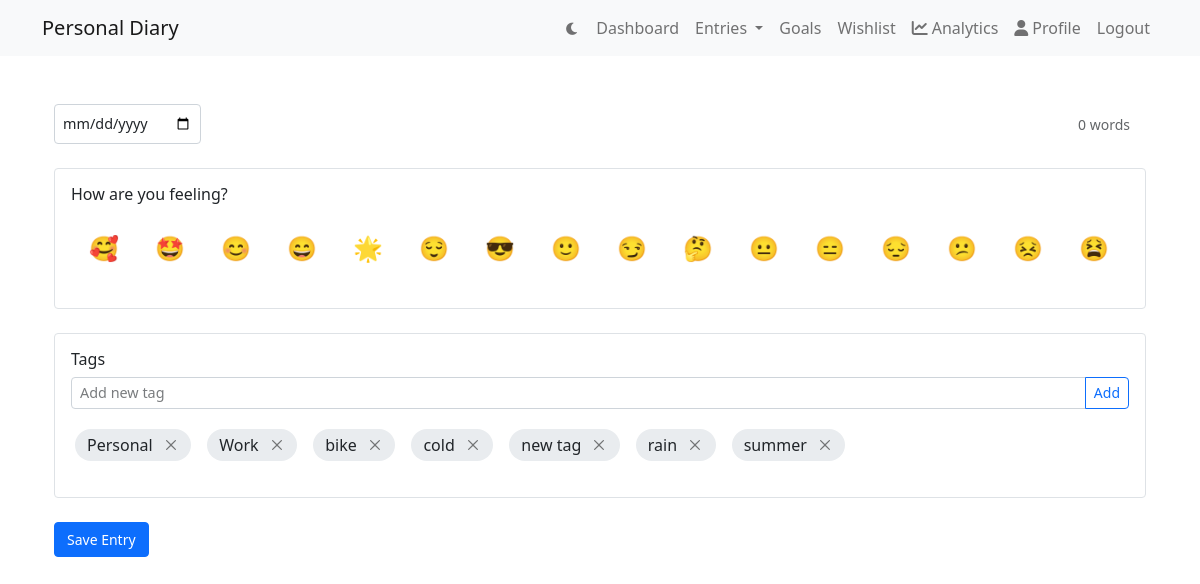
The page /entry/ (signed in) on the database as committed earlier.
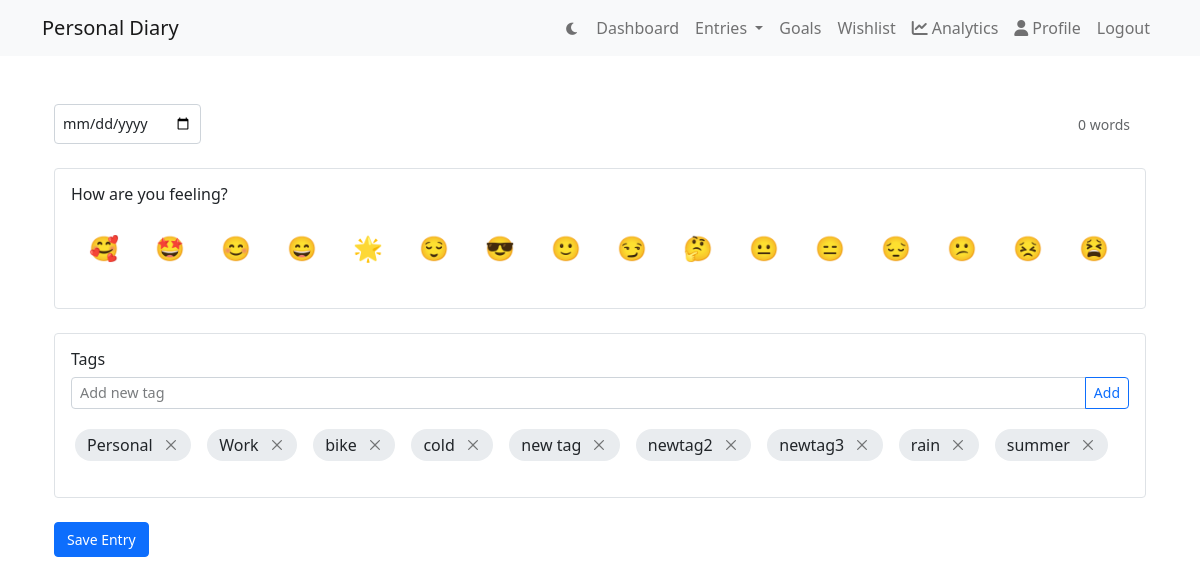
The same page on the database as committed later.
### diary/models.py (models this page shows, shortened)
class Tag(models.Model):
    user = models.ForeignKey(User, on_delete=models.CASCADE)
    name = models.CharField(max_length=50)
    created_at = models.DateTimeField(auto_now_add=True)
    class Meta:
        unique_together = ['user', 'name']
        ordering = ['name']

### diary/views.py (the view, shortened to what this page needs)
# urls.py: path('entry/', views.entry_create, name='entry-create'),
@login_required
def entry_create(request):
    today = timezone.now().date()
    today_mood = DailyMood.objects.filter(
        user=request.user,
        date=today
    ).first()
    context = {
        'emoji_suggestions': ['🥰', '🤩', '😊', '😄', '🌟', '😌', '😎', '🙂', '😏',
                              '🤔', '😐', '😑', '😔', '😕', '😣', '😫', '😤', '😠', '😢', '😭'],
        'user_tags': Tag.objects.filter(user=request.user),
        'dark_mode': request.user.profile.dark_mode,
        'today_mood': today_mood,  # Add today's mood to context
        'is_new_entry': True  # Add this flag
    }
    return render(request, 'diary/entry_form.html', context)

### diary/templates/diary/entry_form.html (shortened to what this page needs)
{% extends "diary/layout.html" %}
{% block extra_head %}
<link href="https://cdn.quilljs.com/1.3.6/quill.snow.css" rel="stylesheet">
{% endblock %}
{% block content %}
<div class="container py-4">
    <form id="entry-form" method="POST">
        <div class="mb-4 d-flex justify-content-between align-items-center">
            <input type="date" class="form-control w-auto"
                   value="{{ entry.created_at|date:'Y-m-d' }}" name="entry_date">
            <div>
                <span class="word-count">0 words</span>
            </div>
        </div>
        <div class="card mb-4">
            <div class="card-body">
                <h6>How are you feeling?</h6>
                <div class="emoji-picker-container">
                    <div class="d-flex gap-3 flex-wrap emoji-container">
                        {% for emoji in emoji_suggestions %}
                            <span class="emoji-option fs-4
                                {% if not is_new_entry and entry and emoji == entry.emoji_of_day %}selected{% endif %}"
                                  role="button"
                                  data-emoji="{{ emoji }}">{{ emoji }}</span>
                        {% endfor %}
                    </div>
                </div>
            </div>
        </div>
        <div class="card mt-4">
            <div class="card-body">
                <h6>Tags</h6>
                <div class="mb-3">
                    <div class="input-group">
                        <input type="text" class="form-control" id="new-tag-input"
                               placeholder="Add new tag">
                        <button class="btn btn-outline-primary" type="button"
                                id="add-tag-btn">Add</button>
                    </div>
                </div>
                <div class="tag-container" id="tag-container">
                    {% for tag in user_tags %}
                        <div class="tag-item" data-tag-id="{{ tag.id }}">
                            <span class="tag {% if not is_new_entry and tag.id|stringformat:'i' in selected_tags %}selected{% endif %}"
                                  data-tag-id="{{ tag.id }}"
                                  role="button">
                                {{ tag.name }}
                                <button type="button" class="btn-close btn-close-sm tag-delete"
                                        aria-label="Delete tag"
                                        onclick="deleteTag({{ tag.id }}, '{{ tag.name }}')"
                                        style="font-size: 0.6em; margin-left: 5px;">
                                </button>
                            </span>
                        </div>
                    {% endfor %}
                </div>
            </div>
        </div>
        <div class="mt-4">
            <button type="submit" class="btn btn-primary">Save Entry</button>
        </div>
    </form>
</div>
{% endblock %}

Rows that differ between the two databases and show on the page:
added Tag: name "newtag2"
added Tag: name "newtag3"
